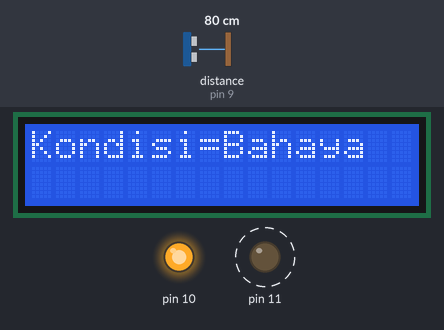
A sketch run on a simulated Arduino Uno, built with avr-gcc and run on an emulated ATmega328P. Shown: 16×2 character LCD, output pins drawn as LEDs (lit = HIGH). Wiring (inferred from the names in the program): ultrasonic range finder: trigger pin 8; echo pin 9. Dashed ring = blinking. Inputs (shaded band) come from the test bench; at power-on: distance to the obstacle (sensor on pin 9) 80 cm. The echo pulse lasts 58.3 µs per cm; pins used as bus, display or sensor lines are not drawn.

Above: at 3.2 s.
3.3 s: distance to the obstacle (sensor on pin 9) set to 95 cm
4.9 s: distance to the obstacle (sensor on pin 9) set to 103 cm
At 6.0 s:
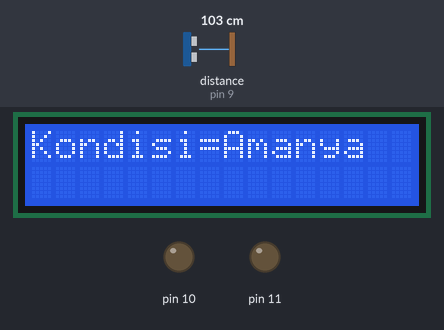
6.4 s: distance to the obstacle (sensor on pin 9) set to 2 cm
At 6.58 s:
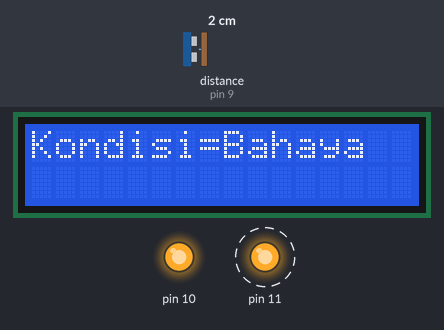
Timing chart, 0 to 14.2 s (numbered marks = the images above; inputs shaded):
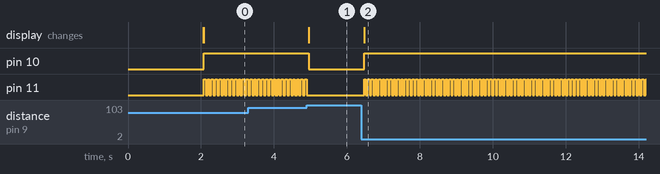

The sketch:

App_6_Alarm_Maling.ino
```cpp
/*-----------------------------------------------------
'     APLIKASI 6
'     ALARM ANTI MALING
'     TRIG --> Pin 8
'     ECHO --> Pin 9
'     BUZER --> pin 11
'     Hasilnya tampilkan ke LCD

'------------------------*/

#define ECHOPIN 9
#define TRIGPIN 8
#include <LiquidCrystal.h>
LiquidCrystal lcd(2, 3, 4, 5,6,7);
unsigned int jarak, timer;

void setup(){
  lcd.begin(16, 2);
  lcd.print("      ALARM  ");
  lcd.setCursor(0, 1);
  lcd.print("  ANTI MALING  ");
  delay(2000);
  lcd.clear();
  lcd.print("Kondisi=");

  pinMode(ECHOPIN, INPUT);
  pinMode(TRIGPIN, OUTPUT);
  pinMode(10, OUTPUT);
  pinMode(11, OUTPUT);

}

void loop(){
  digitalWrite(TRIGPIN, LOW);
  delayMicroseconds(2);
  digitalWrite(TRIGPIN, HIGH);
  delayMicroseconds(10);
  digitalWrite(TRIGPIN, LOW);
  timer = pulseIn(ECHOPIN, HIGH);
  jarak= timer/58;
  if(jarak<100) {
      lcd.setCursor(8, 0);
      lcd.print("Bahaya");
       digitalWrite(10,1);
        digitalWrite(11,1);
        delay(50);
        digitalWrite(11,0);
        delay(50);
      }

   else{
       lcd.setCursor(8, 0);
       lcd.print("Aman");
       digitalWrite(10,0);
       delay(500);
   }
}
```

Measured:
- the behaviour switches between 99 and 100 cm on distance to the obstacle (sensor on pin 9) (found by bisection; images 0 and 1)
- after the input at 4.9 s, pin 10: HIGH → LOW after 0.05 s; pin 11: stops changing and stays LOW; the display: changes after 0.05 s (image 1)
- after the input at 6.4 s, pin 10: LOW → HIGH after 0.07 s; pin 11: alternates HIGH for 0.05 s and LOW for 0.05 s, starting after 0.07 s; the display: changes after 0.07 s (image 2)
- by itself, pin 11: alternates HIGH for 0.05 s and LOW for 0.06 s
